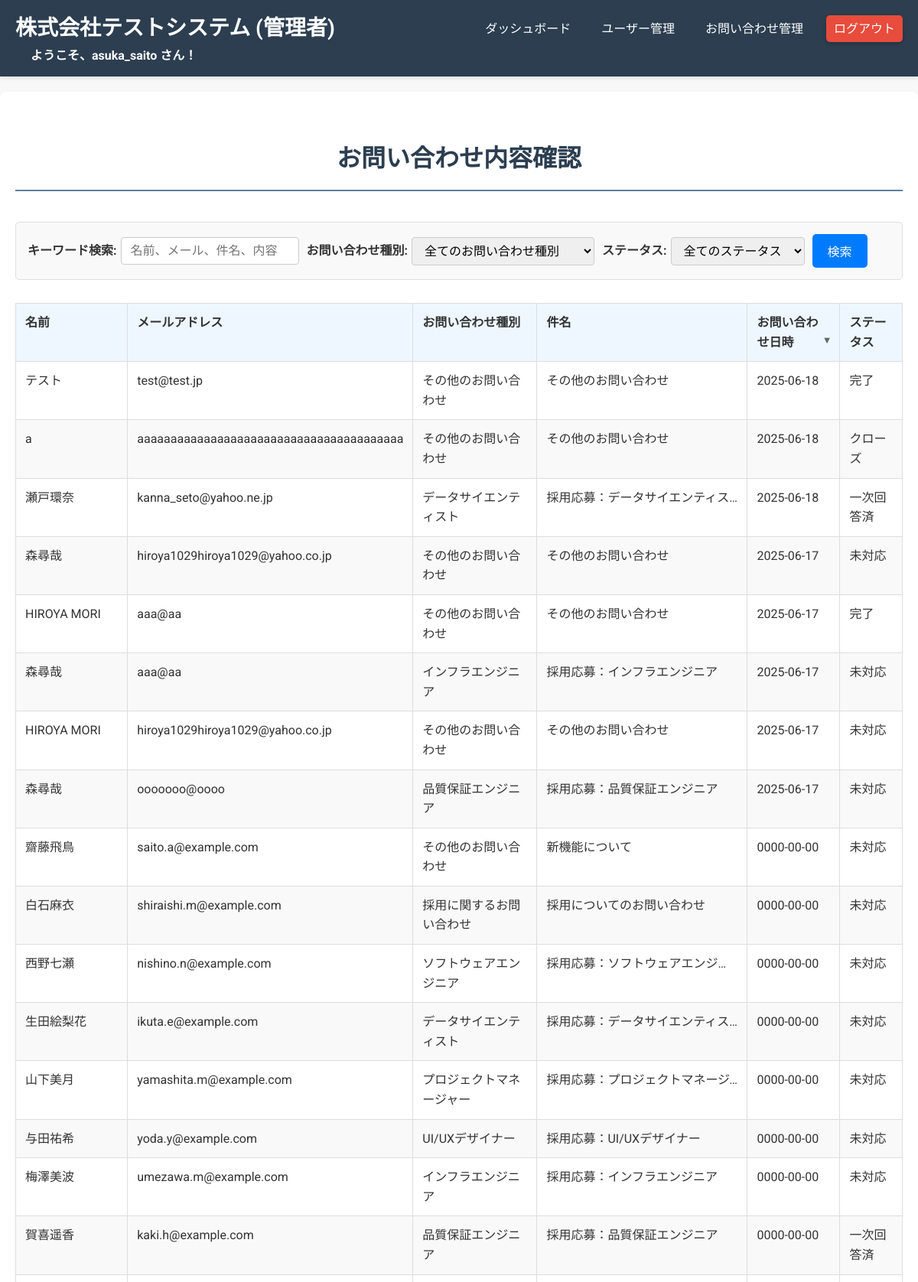
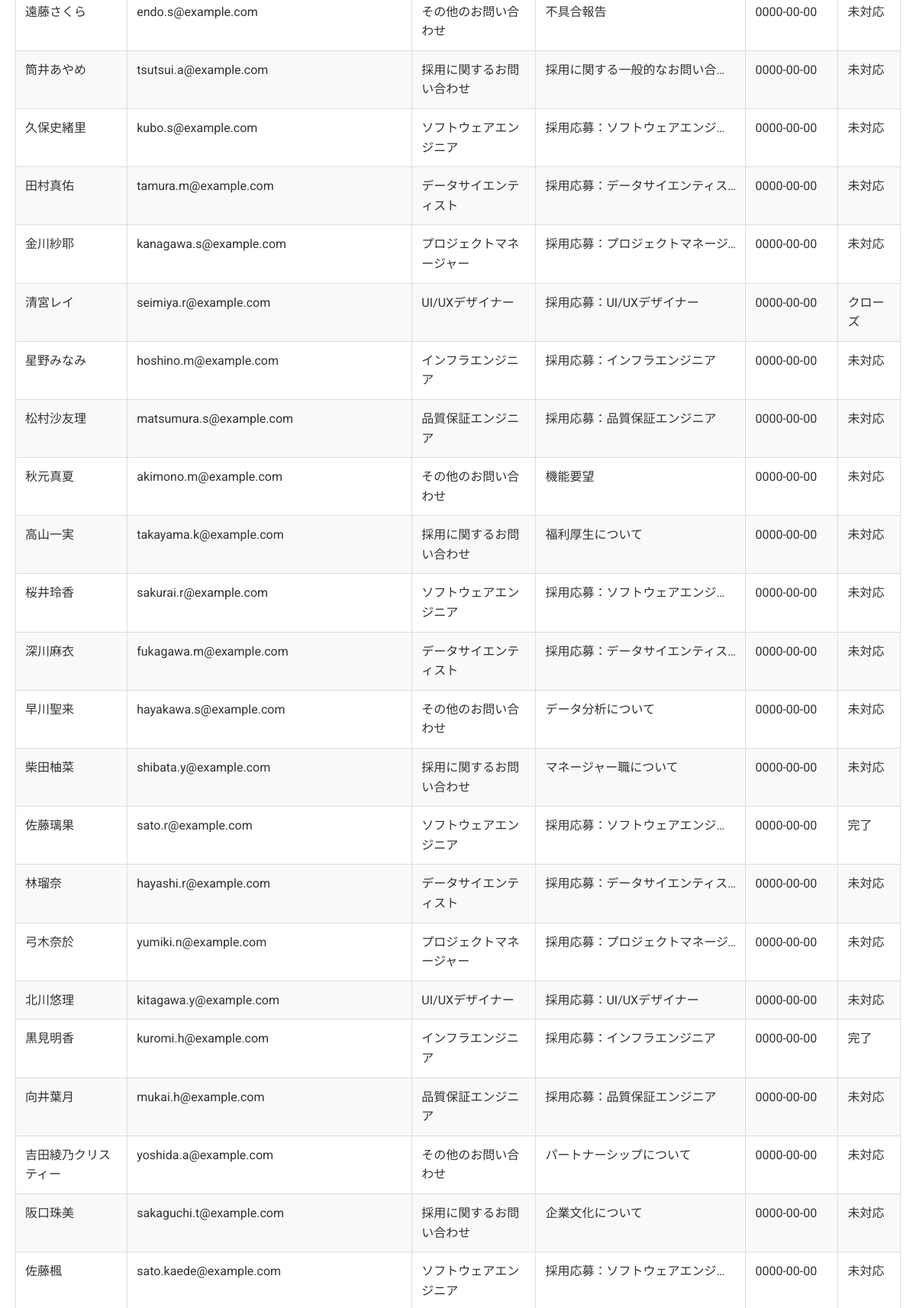
/inquiry_management.php (signed in, upper part), run on the app's committed database (2 pictures, top to bottom).
### tables this page shows
CREATE TABLE `inquiry_table` (
  `key_id` int(20) NOT NULL COMMENT '主キー(自動採番)',
  `name` varchar(20) NOT NULL DEFAULT '' COMMENT '名前\r\n',
  `mail_address` varchar(40) NOT NULL DEFAULT '' COMMENT 'メールアドレス',
  `inquiry_kind` varchar(20) NOT NULL DEFAULT '' COMMENT '問いあ合わせ種類',
  `subject` varchar(20) NOT NULL DEFAULT '' COMMENT '件名',
  `inquiry_details` varchar(800) NOT NULL COMMENT '問い合わせ内容',
  `status` varchar(20) NOT NULL DEFAULT '0' COMMENT '0:未対応、1:一次回答済、2:完了、3:クローズ',
  `created_dt` date NOT NULL DEFAULT current_timestamp() COMMENT 'TIIMESTAMP'
);

### inquiry_management.php (the view, shortened to what this page needs)
<?php
$username_display = htmlspecialchars($_SESSION['username'] ?? '管理者');
$db_host = 'localhost';
$db_user = 'root';
$db_pass = '';
$db_name = 'inquiry';
$conn = new mysqli($db_host, $db_user, $db_pass, $db_name);
$inquiry_types = [
    '' => '全てのお問い合わせ種別',
    '採用に関するお問い合わせ' => '採用に関するお問い合わせ',
    'その他のお問い合わせ' => 'その他のお問い合わせ',
    'ソフトウェアエンジニア' => 'ソフトウェアエンジニア',
    'データサイエンティスト' => 'データサイエンティスト',
    'プロジェクトマネージャー' => 'プロジェクトマネージャー',
    'UI/UXデザイナー' => 'UI/UXデザイナー',
    'インフラエンジニア' => 'インフラエンジニア',
    '品質保証エンジニア' => '品質保証エンジニア'
];
$status_options = [
    '' => '全てのステータス',
    '0' => '未対応',
    '1' => '一次回答済',
    '2' => '完了',
    '3' => 'クローズ'
];
$search_keyword = $_GET['search_keyword'] ?? '';
$search_inquiry_kind = $_GET['search_inquiry_kind'] ?? '';
$search_status = $_GET['search_status'] ?? '';
$sort_column = $_GET['sort_column'] ?? 'created_dt';
$sort_order = $_GET['sort_order'] ?? 'DESC';
$sql = "SELECT key_id, name, mail_address, inquiry_kind, subject, inquiry_details, created_dt, status FROM inquiry_table";
$sql .= " ORDER BY " . $sort_column . " " . $sort_order;
$result = $conn->query($sql);
$inquiries = [];
if ($result && $result->num_rows > 0) {
    while ($row = $result->fetch_assoc()) {
        $inquiries[] = $row;
    }
}
function getStatusText($status_code) {
    switch ($status_code) {
        case 0: return '未対応';
        case 1: return '一次回答済';
        case 2: return '完了';
        case 3: return 'クローズ';
    }
}
?>
<!DOCTYPE html>
<html lang="ja">
<head>
    <link rel="stylesheet" href="style.css">
</head>
<body>
    <header class="header">
        <div class="header-content">
            <a href="admin_dashboard.php" class="logo">株式会社テストシステム (管理者)</a>
            <nav class="main-nav">
                <ul>
                    <li><a href="admin_dashboard.php">ダッシュボード</a></li>
                    <li><a href="user_management.php">ユーザー管理</a></li>
                    <li><a href="inquiry_management.php">お問い合わせ管理</a></li>
                    <li><a href="logout.php" class="action-button">ログアウト</a></li>
                </ul>
            </nav>
            <?php if (!empty($username_display)): ?>
                <div class="user-info">
                    ようこそ、<?php echo $username_display; ?> さん！
                </div>
            <?php endif; ?>
        </div>
    </header>
<main class="main-content">
        <h1 class="page-title">お問い合わせ内容確認</h1>
        <section class="inquiry-management-section">
            <form action="inquiry_management.php" method="get" class="search-form">
                <div class="search-group">
                    <label for="search_keyword">キーワード検索:</label>
                    <input type="text" id="search_keyword" name="search_keyword"
                           value="<?php echo htmlspecialchars($search_keyword); ?>"
                           placeholder="名前、メール、件名、内容">
                </div>
                <div class="search-group">
                    <label for="search_inquiry_kind">お問い合わせ種別:</label>
                    <select id="search_inquiry_kind" name="search_inquiry_kind">
                        <?php foreach ($inquiry_types as $value => $label): ?>
                            <option value="<?php echo htmlspecialchars($value); ?>"
                                <?php echo ($search_inquiry_kind === $value) ? 'selected' : ''; ?>>
                                <?php echo htmlspecialchars($label); ?>
                            </option>
                        <?php endforeach; ?>
                    </select>
                </div>
                <div class="search-group">
                    <label for="search_status">ステータス:</label>
                    <select id="search_status" name="search_status">
                        <?php foreach ($status_options as $value => $label): ?>
                            <option value="<?php echo htmlspecialchars($value); ?>"
                                <?php echo (string)$search_status === (string)$value ? 'selected' : ''; ?>>
                                <?php echo htmlspecialchars($label); ?>
                            </option>
                        <?php endforeach; ?>
                    </select>
                </div>
                <button type="submit">検索</button>
            </form>
            <table class="inquiry-table">
                <thead>
                    <tr>
                        <th onclick="sortTable('name')">
                            名前
                        </th>
                        <th onclick="sortTable('mail_address')">
                            メールアドレス
                        </th>
                        <th onclick="sortTable('inquiry_kind')">
                            お問い合わせ種別
                        </th>
                        <th onclick="sortTable('subject')" class="col-subject">
                            件名
                        </th>
                        <th onclick="sortTable('created_dt')">
                            お問い合わせ日時
                            <?php if ($sort_column === 'created_dt'): ?>
                                <span class="sort-indicator"><?php echo ($sort_order === 'ASC' ? '▲' : '▼'); ?></span>
                            <?php endif; ?>
                        </th>
                        <th onclick="sortTable('status')">
                            ステータス
                        </th>
                    </tr>
                </thead>
                <tbody>
                    <?php if (count($inquiries) > 0): ?>
                        <?php foreach ($inquiries as $inquiry): ?>
                            <tr onclick="openInquiryDetailModal(<?php echo htmlspecialchars(json_encode($inquiry['key_id'])); ?>)">
                                <td><?php echo htmlspecialchars($inquiry['name']); ?></td>
                                <td><?php echo htmlspecialchars($inquiry['mail_address']); ?></td>
                                <td><?php echo htmlspecialchars($inquiry['inquiry_kind']); ?></td>
                                <td class="col-subject"><?php echo htmlspecialchars($inquiry['subject']); ?></td>
                                <td><?php echo htmlspecialchars($inquiry['created_dt']); ?></td>
                                <td><?php echo getStatusText($inquiry['status']); ?></td>
                            </tr>
                        <?php endforeach; ?>
                    <?php else: ?>
                        <tr>
                            <td colspan="6">表示するお問い合わせがありません。</td>
                        </tr>
                    <?php endif; ?>
                </tbody>
            </table>
        </section>
    </main>
</body>
</html>

### style.css (style rules this page uses)
body { margin: 0; font-family: 'Noto Sans JP', 'Roboto', sans-serif; line-height: 1.6; color: #333; background-color: #f8f8f8; }
.header { background-color: #2c3e50; color: #ffffff; padding: 15px 0; box-shadow: 0 2px 5px rgba(0, 0, 0, 0.1); }
.header-content { max-width: 1200px; margin: 0 auto; display: flex; justify-content: space-between; align-items: center; padding: 0 20px; flex-wrap: wrap; }
.logo { font-size: 28px; color: #ffffff; text-decoration: none; font-weight: 700; white-space: nowrap; }
.main-nav ul { list-style: none; margin: 0; padding: 0; display: flex; gap: 20px; align-items: center; }
.main-nav a { color: #ffffff; text-decoration: none; font-weight: 400; padding: 5px 10px; transition: color 0.3s ease; }
.action-button { background-color: #f39c12; color: white !important; padding: 5px 10px; border-radius: 5px; text-decoration: none !important; transition: background-color 0.3s ease, transform 0.2s ease, box-shadow 0.3s ease; white-space: nowrap; box-shadow: 0 2px 4px rgba(0, 0, 0, 0.1); display: inline-block; }
.main-nav .action-button[href="logout.php"] { background-color: #e74c3c; box-shadow: 0 2px 5px rgba(0, 0, 0, 0.2); }
.user-info { color: #ecf0f1; font-size: 16px; font-weight: 500; margin-left: 20px; white-space: nowrap; }
.main-content { max-width: 1200px; margin: 30px auto; padding: 20px; background-color: #ffffff; border-radius: 8px; box-shadow: 0 0 10px rgba(0, 0, 0, 0.05); }
.page-title { font-size: 32px; color: #2c3e50; text-align: center; margin-bottom: 40px; border-bottom: 2px solid #5a80a2; padding-bottom: 15px; }

### inquiry_management.php (style rules this page uses)
.main-content { padding: 40px 20px; max-width: 1200px; margin: 20px auto; background-color: #ffffff; border-radius: 8px; box-shadow: 0 4px 10px rgba(0, 0, 0, 0.08); }
.search-form { display: flex; flex-wrap: wrap; gap: 10px; margin-bottom: 30px; padding: 15px; border: 1px solid #e0e0e0; border-radius: 5px; background-color: #f9f9f9; align-items: center; }
.search-group { display: flex; align-items: center; gap: 5px; flex-wrap: wrap; }
.search-form label { font-weight: bold; color: #333; white-space: nowrap; }
.search-form input[type="text"], .search-form select { flex-grow: 1; padding: 8px 12px; border: 1px solid #ccc; border-radius: 4px; font-size: 1rem; max-width: 400px; }
.search-form button[type="submit"] { padding: 10px 20px; background-color: #007bff; color: white; border: none; border-radius: 5px; cursor: pointer; font-size: 1rem; transition: background-color 0.3s ease; }
.inquiry-table { width: 100%; border-collapse: collapse; margin-top: 20px; }
.inquiry-table th, .inquiry-table td { border: 1px solid #ddd; padding: 12px; text-align: left; vertical-align: top; }
.inquiry-table th { background-color: #eef7ff; color: #333; font-weight: bold; cursor: pointer; position: relative; }
.inquiry-table th .sort-indicator { position: absolute; right: 10px; font-size: 0.8em; color: #666; }
.inquiry-table tr:nth-child(even) { background-color: #f9f9f9; }
.inquiry-table .col-subject { max-width: 250px; white-space: nowrap; overflow: hidden; text-overflow: ellipsis; }
.header .user-info { color: #ffffff; font-weight: bold; margin-left: 20px; font-size: 1rem; }

### data on the page
inquiry_table: name "テスト", mail_address "test@test.jp", inquiry_kind "その他のお問い合わせ", subject "その他のお問い合わせ", created_dt "2025-06-18", status "完了"
inquiry_table: name "a", mail_address "aaaaaaaaaaaaaaaaaaaaaaaaaaaaaaaaaaaaaaaa", inquiry_kind "その他のお問い合わせ", subject "その他のお問い合わせ", created_dt "2025-06-18", status "クローズ"
inquiry_table: name "瀬戸環奈", mail_address "kanna_seto@yahoo.ne.jp", inquiry_kind "データサイエンティスト", subject "採用応募：データサイエンティス…", created_dt "2025-06-18", status "一次回答済"
inquiry_table: name "森尋哉", mail_address "hiroya1029hiroya1029@yahoo.co.jp", inquiry_kind "その他のお問い合わせ", subject "その他のお問い合わせ", created_dt "2025-06-17", status "未対応"
inquiry_table: name "HIROYA MORI", mail_address "aaa@aa", inquiry_kind "その他のお問い合わせ", subject "その他のお問い合わせ", created_dt "2025-06-17", status "完了"
inquiry_table: name "森尋哉", mail_address "aaa@aa", inquiry_kind "インフラエンジニア", subject "採用応募：インフラエンジニア", created_dt "2025-06-17", status "未対応"
inquiry_table: name "HIROYA MORI", mail_address "hiroya1029hiroya1029@yahoo.co.jp", inquiry_kind "その他のお問い合わせ", subject "その他のお問い合わせ", created_dt "2025-06-17", status "未対応"
inquiry_table: name "森尋哉", mail_address "ooooooo@oooo", inquiry_kind "品質保証エンジニア", subject "採用応募：品質保証エンジニア", created_dt "2025-06-17", status "未対応"
inquiry_table: name "齋藤飛鳥", mail_address "saito.a@example.com", inquiry_kind "その他のお問い合わせ", subject "新機能について", created_dt "0000-00-00", status "未対応"
inquiry_table: name "白石麻衣", mail_address "shiraishi.m@example.com", inquiry_kind "採用に関するお問い合わせ", subject "採用についてのお問い合わせ", created_dt "0000-00-00", status "未対応"
inquiry_table: name "西野七瀬", mail_address "nishino.n@example.com", inquiry_kind "ソフトウェアエンジニア", subject "採用応募：ソフトウェアエンジ…", created_dt "0000-00-00", status "未対応"
inquiry_table: name "生田絵梨花", mail_address "ikuta.e@example.com", inquiry_kind "データサイエンティスト", subject "採用応募：データサイエンティス…", created_dt "0000-00-00", status "未対応"
inquiry_table: name "山下美月", mail_address "yamashita.m@example.com", inquiry_kind "プロジェクトマネージャー", subject "採用応募：プロジェクトマネージ…", created_dt "0000-00-00", status "未対応"
inquiry_table: name "与田祐希", mail_address "yoda.y@example.com", inquiry_kind "UI/UXデザイナー", subject "採用応募：UI/UXデザイナー", created_dt "0000-00-00", status "未対応"
inquiry_table: name "梅澤美波", mail_address "umezawa.m@example.com", inquiry_kind "インフラエンジニア", subject "採用応募：インフラエンジニア", created_dt "0000-00-00", status "未対応"
inquiry_table: name "賀喜遥香", mail_address "kaki.h@example.com", inquiry_kind "品質保証エンジニア", subject "採用応募：品質保証エンジニア", created_dt "0000-00-00", status "一次回答済"
inquiry_table: name "遠藤さくら", mail_address "endo.s@example.com", inquiry_kind "その他のお問い合わせ", subject "不具合報告", created_dt "0000-00-00", status "未対応"
inquiry_table: name "筒井あやめ", mail_address "tsutsui.a@example.com", inquiry_kind "採用に関するお問い合わせ", subject "採用に関する一般的なお問い合…", created_dt "0000-00-00", status "未対応"
inquiry_table: name "久保史緒里", mail_address "kubo.s@example.com", inquiry_kind "ソフトウェアエンジニア", subject "採用応募：ソフトウェアエンジ…", created_dt "0000-00-00", status "未対応"
inquiry_table: name "田村真佑", mail_address "tamura.m@example.com", inquiry_kind "データサイエンティスト", subject "採用応募：データサイエンティス…", created_dt "0000-00-00", status "未対応"
inquiry_table: name "金川紗耶", mail_address "kanagawa.s@example.com", inquiry_kind "プロジェクトマネージャー", subject "採用応募：プロジェクトマネージ…", created_dt "0000-00-00", status "未対応"
inquiry_table: name "清宮レイ", mail_address "seimiya.r@example.com", inquiry_kind "UI/UXデザイナー", subject "採用応募：UI/UXデザイナー", created_dt "0000-00-00", status "クローズ"
inquiry_table: name "星野みなみ", mail_address "hoshino.m@example.com", inquiry_kind "インフラエンジニア", subject "採用応募：インフラエンジニア", created_dt "0000-00-00", status "未対応"
inquiry_table: name "松村沙友理", mail_address "matsumura.s@example.com", inquiry_kind "品質保証エンジニア", subject "採用応募：品質保証エンジニア", created_dt "0000-00-00", status "未対応"
inquiry_table: name "秋元真夏", mail_address "akimono.m@example.com", inquiry_kind "その他のお問い合わせ", subject "機能要望", created_dt "0000-00-00", status "未対応"
inquiry_table: name "高山一実", mail_address "takayama.k@example.com", inquiry_kind "採用に関するお問い合わせ", subject "福利厚生について", created_dt "0000-00-00", status "未対応"
inquiry_table: name "桜井玲香", mail_address "sakurai.r@example.com", inquiry_kind "ソフトウェアエンジニア", subject "採用応募：ソフトウェアエンジ…", created_dt "0000-00-00", status "未対応"
inquiry_table: name "深川麻衣", mail_address "fukagawa.m@example.com", inquiry_kind "データサイエンティスト", subject "採用応募：データサイエンティス…", created_dt "0000-00-00", status "未対応"
inquiry_table: name "早川聖来", mail_address "hayakawa.s@example.com", inquiry_kind "その他のお問い合わせ", subject "データ分析について", created_dt "0000-00-00", status "未対応"
inquiry_table: name "柴田柚菜", mail_address "shibata.y@example.com", inquiry_kind "採用に関するお問い合わせ", subject "マネージャー職について", created_dt "0000-00-00", status "未対応"
inquiry_table: name "佐藤璃果", mail_address "sato.r@example.com", inquiry_kind "ソフトウェアエンジニア", subject "採用応募：ソフトウェアエンジ…", created_dt "0000-00-00", status "完了"
inquiry_table: name "林瑠奈", mail_address "hayashi.r@example.com", inquiry_kind "データサイエンティスト", subject "採用応募：データサイエンティス…", created_dt "0000-00-00", status "未対応"
inquiry_table: name "弓木奈於", mail_address "yumiki.n@example.com", inquiry_kind "プロジェクトマネージャー", subject "採用応募：プロジェクトマネージ…", created_dt "0000-00-00", status "未対応"
inquiry_table: name "北川悠理", mail_address "kitagawa.y@example.com", inquiry_kind "UI/UXデザイナー", subject "採用応募：UI/UXデザイナー", created_dt "0000-00-00", status "未対応"
inquiry_table: name "黒見明香", mail_address "kuromi.h@example.com", inquiry_kind "インフラエンジニア", subject "採用応募：インフラエンジニア", created_dt "0000-00-00", status "完了"
inquiry_table: name "向井葉月", mail_address "mukai.h@example.com", inquiry_kind "品質保証エンジニア", subject "採用応募：品質保証エンジニア", created_dt "0000-00-00", status "未対応"
inquiry_table: name "吉田綾乃クリスティー", mail_address "yoshida.a@example.com", inquiry_kind "その他のお問い合わせ", subject "パートナーシップについて", created_dt "0000-00-00", status "未対応"
inquiry_table: name "阪口珠美", mail_address "sakaguchi.t@example.com", inquiry_kind "採用に関するお問い合わせ", subject "企業文化について", created_dt "0000-00-00", status "未対応"
inquiry_table: name "佐藤楓", mail_address "sato.kaede@example.com", inquiry_kind "ソフトウェアエンジニア", subject "採用応募：ソフトウェアエンジ…", created_dt "0000-00-00", status "未対応"

### other printed values
$username_display "asuka_saito"
form field search_inquiry_kind "全てのお問い合わせ種別"
form field search_status "全てのステータス"
